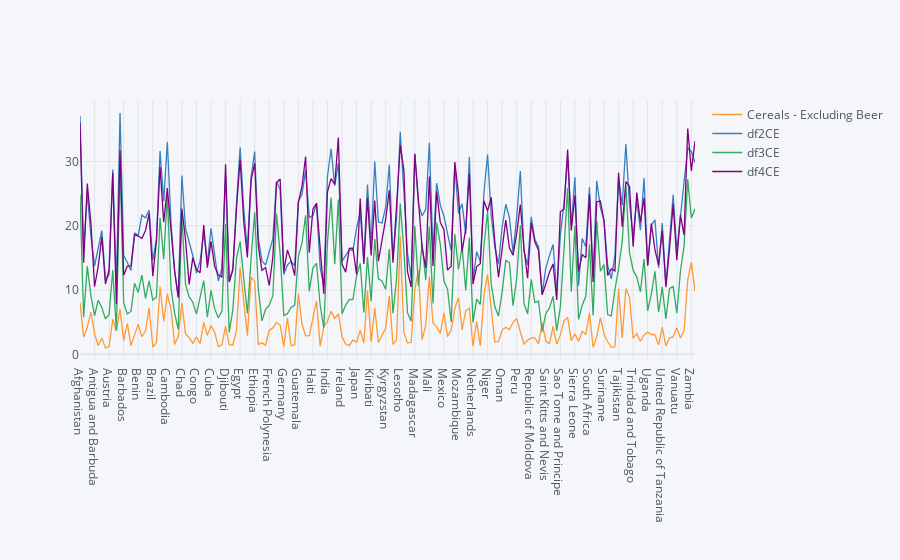

Notebook code for this chart:
### Code cell
data_concat[['Cereals - Excluding Beer','df2CE','df3CE','df4CE']].iplot()

### Figure 1 — Plotly figure (JSON) as saved in the notebook; plotly's stock layout.template omitted (floating-point values rounded to 4 significant figures; data arrays with more than 128 entries replaced by an {"elided": "..."} marker saying what was removed)
{"data": [{"line": {"color": "rgba(255, 153, 51, 1.0)", "dash": "solid", "shape": "linear", "width": 1.3}, "mode": "lines", "name": "Cereals - Excluding Beer", "text": "", "type": "scatter", "x": {"elided": "170 str values"}, "y": {"elided": "170 float values"}}, {"line": {"color": "rgba(55, 128, 191, 1.0)", "dash": "solid", "shape": "linear", "width": 1.3}, "mode": "lines", "name": "df2CE", "text": "", "type": "scatter", "x": {"elided": "170 str values"}, "y": {"elided": "170 float values"}}, {"line": {"color": "rgba(50, 171, 96, 1.0)", "dash": "solid", "shape": "linear", "width": 1.3}, "mode": "lines", "name": "df3CE", "text": "", "type": "scatter", "x": {"elided": "170 str values"}, "y": {"elided": "170 float values"}}, {"line": {"color": "rgba(128, 0, 128, 1.0)", "dash": "solid", "shape": "linear", "width": 1.3}, "mode": "lines", "name": "df4CE", "text": "", "type": "scatter", "x": {"elided": "170 str values"}, "y": {"elided": "170 float values"}}], "layout": {"legend": {"bgcolor": "#F5F6F9", "font": {"color": "#4D5663"}}, "paper_bgcolor": "#F5F6F9", "plot_bgcolor": "#F5F6F9", "title": {"font": {"color": "#4D5663"}}, "xaxis": {"gridcolor": "#E1E5ED", "showgrid": true, "tickfont": {"color": "#4D5663"}, "title": {"font": {"color": "#4D5663"}, "text": ""}, "zerolinecolor": "#E1E5ED"}, "yaxis": {"gridcolor": "#E1E5ED", "showgrid": true, "tickfont": {"color": "#4D5663"}, "title": {"font": {"color": "#4D5663"}, "text": ""}, "zerolinecolor": "#E1E5ED"}}}
